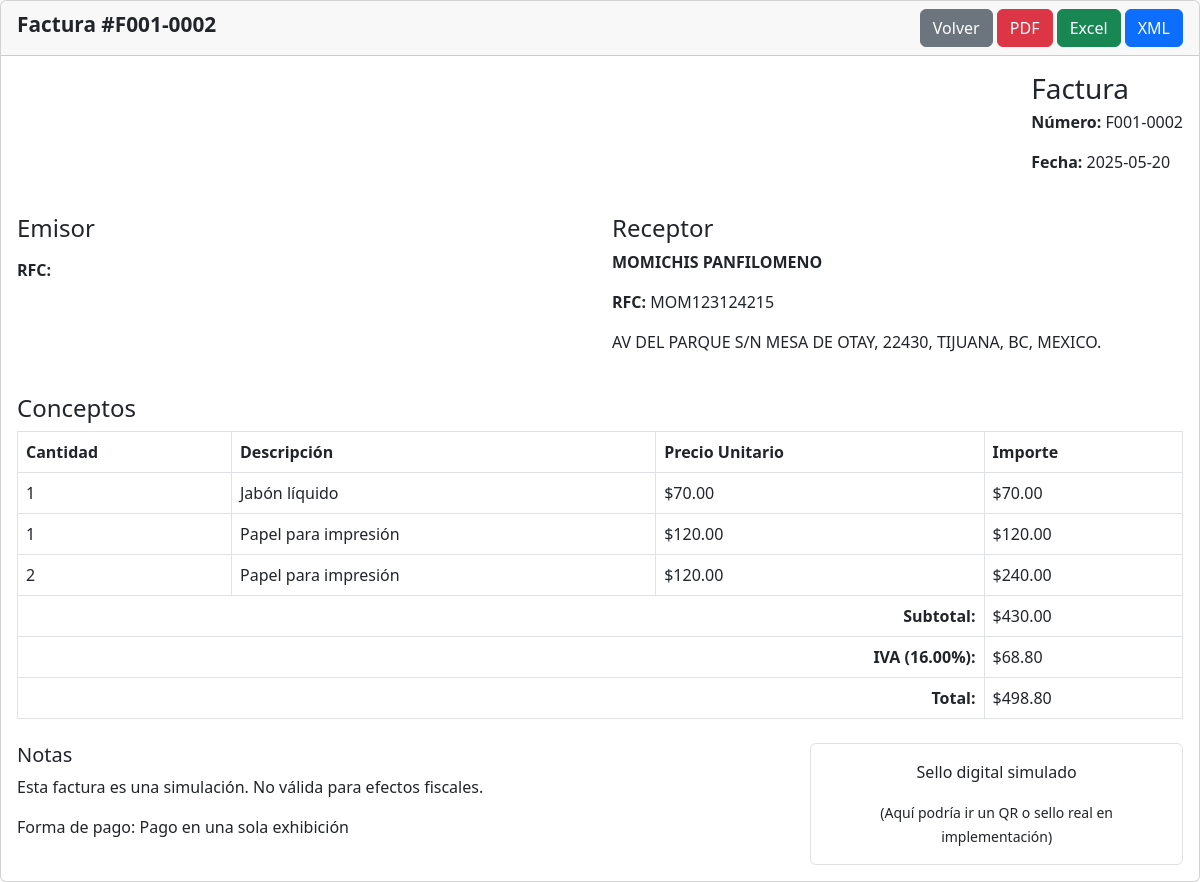
The page /modules/invoices/view.php?id=2 (signed in) on the database its author committed.
### tables this page shows
CREATE TABLE `invoices` (
  `id` int(11) NOT NULL,
  `sale_id` int(11) NOT NULL,
  `invoice_number` varchar(20) NOT NULL,
  `invoice_date` date NOT NULL,
  `pdf_path` varchar(255) DEFAULT NULL,
  `created_at` timestamp NOT NULL DEFAULT current_timestamp()
);

CREATE TABLE `clients` (
  `id` int(11) NOT NULL,
  `first_name` varchar(50) NOT NULL,
  `last_name` varchar(50) NOT NULL,
  `mother_last_name` varchar(50) DEFAULT NULL,
  `phone` varchar(20) DEFAULT NULL,
  `email` varchar(100) DEFAULT NULL,
  `rfc` varchar(13) DEFAULT NULL,
  `address` text DEFAULT NULL,
  `tax_regime_id` int(11) DEFAULT NULL,
  `created_at` timestamp NOT NULL DEFAULT current_timestamp()
);

CREATE TABLE `sale_details` (
  `id` int(11) NOT NULL,
  `sale_id` int(11) NOT NULL,
  `product_id` int(11) NOT NULL,
  `quantity` int(11) NOT NULL,
  `unit_price` decimal(10,2) NOT NULL,
  `tax_rate` decimal(4,2) NOT NULL DEFAULT 0.00,
  `subtotal` decimal(10,2) NOT NULL
);

CREATE TABLE `products` (
  `id` int(11) NOT NULL,
  `name` varchar(100) NOT NULL,
  `description` text DEFAULT NULL,
  `type` enum('Producto','Servicio') NOT NULL DEFAULT 'Producto',
  `price` decimal(10,2) NOT NULL,
  `created_at` timestamp NOT NULL DEFAULT current_timestamp()
);

CREATE TABLE `sales` (
  `id` int(11) NOT NULL,
  `client_id` int(11) NOT NULL,
  `sale_date` date NOT NULL,
  `subtotal` decimal(10,2) NOT NULL,
  `tax_percentage` decimal(5,2) NOT NULL,
  `tax_amount` decimal(10,2) NOT NULL,
  `total` decimal(10,2) NOT NULL,
  `created_at` timestamp NOT NULL DEFAULT current_timestamp(),
  `client_type` enum('person','company') NOT NULL DEFAULT 'person'
);

### modules/invoices/view.php (the view, shortened to what this page needs)
<?php
require_once '../../includes/header.php';
$db = new Database();
$conn = $db->connect();
$stmt = $conn->prepare("
    SELECT i.*, s.sale_date, s.subtotal, s.tax_percentage, s.tax_amount, s.total,
           s.client_type, s.client_id,
           co.business_name AS company_name, co.rfc AS company_rfc, co.fiscal_address AS company_address, co.logo_path
    FROM invoices i
    JOIN sales s ON i.sale_id = s.id
    LEFT JOIN companies co ON co.id = 1 -- Ajusta si tienes más de una empresa emisora
    WHERE i.id = :id
    LIMIT 1
");
$stmt->bindParam(':id', $_GET['id']);
$stmt->execute();
$invoice = $stmt->fetch(PDO::FETCH_ASSOC);
$receptor = [];
if ($invoice['client_type'] === 'person') {
    $stmt = $conn->prepare("SELECT CONCAT(last_name, ' ', first_name) AS name, rfc, address FROM clients WHERE id = :id");
    $stmt->bindParam(':id', $invoice['client_id']);
    $stmt->execute();
    $receptor = $stmt->fetch(PDO::FETCH_ASSOC);
} elseif ($invoice['client_type'] === 'company') {
    $stmt = $conn->prepare("SELECT business_name AS name, rfc, fiscal_address AS address FROM companies WHERE id = :id");
    $stmt->bindParam(':id', $invoice['client_id']);
    $stmt->execute();
    $receptor = $stmt->fetch(PDO::FETCH_ASSOC);
}
$stmt = $conn->prepare("
    SELECT sd.*, p.name AS product_name
    FROM sale_details sd
    JOIN products p ON sd.product_id = p.id
    WHERE sd.sale_id = :sale_id
");
$stmt->bindParam(':sale_id', $invoice['sale_id']);
$stmt->execute();
$sale_details = $stmt->fetchAll(PDO::FETCH_ASSOC);
?>
<div class="card">
    <div class="card-header d-flex justify-content-between align-items-center">
        <h2 class="card-title">Factura #<?= htmlspecialchars($invoice['invoice_number']); ?></h2>
        <div>
            <a href="index.php" class="btn btn-secondary">Volver</a>
            <a href="generate.php?id=<?= $invoice['id']; ?>" class="btn btn-danger" target="_blank">
                <i class="fa-solid fa-file-pdf"></i> PDF
            </a>
            <a href="generate.php?id=<?= $invoice['id']; ?>" class="btn btn-success" target="_blank">
                <i class="fa-solid fa-file-excel"></i> Excel
            </a>
            <a href="generate.php?id=<?= $invoice['id']; ?>" class="btn btn-primary" target="_blank">
                <i class="fa-solid fa-file-code"></i> XML
            </a>
        </div>
    </div>
    <div class="card-body">
        <div class="invoice-container">
            <div class="invoice-header d-flex justify-content-between align-items-center mb-4">
                <div>
                    <h3 class="mb-1">Factura</h3>
                    <p><strong>Número:</strong> <?= htmlspecialchars($invoice['invoice_number']); ?></p>
                    <p><strong>Fecha:</strong> <?= htmlspecialchars($invoice['invoice_date']); ?></p>
                </div>
            </div>
            <div class="row mb-4">
                <div class="col-md-6">
                    <h4>Emisor</h4>
                    <p><strong>RFC:</strong> <?= htmlspecialchars($invoice['company_rfc']); ?></p>
                </div>
                <div class="col-md-6">
                    <h4>Receptor</h4>
                    <p><strong><?= htmlspecialchars($receptor['name'] ?? ''); ?></strong></p>
                    <p><strong>RFC:</strong> <?= htmlspecialchars($receptor['rfc'] ?? 'N/A'); ?></p>
                    <p><?= nl2br(htmlspecialchars($receptor['address'] ?? 'N/A')); ?></p>
                </div>
            </div>
            <div>
                <h4>Conceptos</h4>
                <table class="table table-bordered">
                    <thead>
                        <tr>
                            <th>Cantidad</th>
                            <th>Descripción</th>
                            <th>Precio Unitario</th>
                            <th>Importe</th>
                        </tr>
                    </thead>
                    <tbody>
                        <?php foreach ($sale_details as $detail): ?>
                            <tr>
                                <td><?= $detail['quantity']; ?></td>
                                <td><?= htmlspecialchars($detail['product_name']); ?></td>
                                <td>$<?= number_format($detail['unit_price'], 2); ?></td>
                                <td>$<?= number_format($detail['subtotal'], 2); ?></td>
                            </tr>
                        <?php endforeach; ?>
                    </tbody>
                    <tfoot>
                        <tr>
                            <td colspan="3" class="text-end"><strong>Subtotal:</strong></td>
                            <td>$<?= number_format($invoice['subtotal'], 2); ?></td>
                        </tr>
                        <tr>
                            <td colspan="3" class="text-end">
                                <strong>IVA (<?= $invoice['tax_percentage']; ?>%):</strong>
                            </td>
                            <td>$<?= number_format($invoice['tax_amount'], 2); ?></td>
                        </tr>
                        <tr>
                            <td colspan="3" class="text-end"><strong>Total:</strong></td>
                            <td>$<?= number_format($invoice['total'], 2); ?></td>
                        </tr>
                    </tfoot>
                </table>
            </div>
            <div class="mt-4 row">
                <div class="col-md-8">
                    <h5>Notas</h5>
                    <p>Esta factura es una simulación. No válida para efectos fiscales.</p>
                    <p>Forma de pago: Pago en una sola exhibición</p>
                </div>
                <div class="col-md-4">
                    <div class="border rounded text-center p-3">
                        <p>Sello digital simulado</p>
                        <small>(Aquí podría ir un QR o sello real en implementación)</small>
                    </div>
                </div>
            </div>
        </div>
    </div>
</div>
<?php require_once '../../includes/footer.php'; ?>

### assets/css/main.css (style rules this page uses)
:root { --primary: #2563eb; --primary-dark: #1d4ed8; --secondary: #0ea5e9; --text: #e5e7eb; --text-light: #9ca3af; --bg-dark: #0f172a; --card-bg: #1e293b; --border: #334155; --danger: #ef4444; --shadow: 0 10px 15px -3px rgba(0, 0, 0, 0.3), 0 4px 6px -4px rgba(0, 0, 0, 0.3); }
body { font-family: 'Segoe UI', Tahoma, Geneva, Verdana, sans-serif; margin: 0; padding: 0; background-color: var(--bg-dark); color: var(--text); }
.card-title { font-size: 1.3rem; font-weight: 700; margin: 0; margin-bottom: 0.5rem; }

### rows shown on the page
invoices: invoice_number "F001-0002", invoice_date "2025-05-20", sale.subtotal "430.00", sale.tax_percentage "16.00", sale.tax_amount "68.80", sale.total "498.80"
clients: rfc "MOM123124215", address "AV DEL PARQUE S/N MESA DE OTAY, 22430, TIJUANA, BC, MEXICO."
sale_details: quantity "1", product.name "Jabón líquido", unit_price "70.00", subtotal "70.00"
sale_details: quantity "1", product.name "Papel para impresión", unit_price "120.00", subtotal "120.00"
sale_details: quantity "2", product.name "Papel para impresión", unit_price "120.00", subtotal "240.00"

### other values the page prints
$receptor['name'] "MOMICHIS PANFILOMENO"
